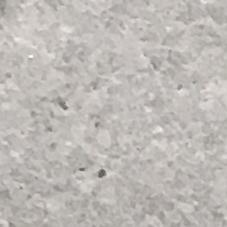
#> input picture dataset_muestra_original/Negative/00003.jpg, 227 x 227 px
$ python -i preprocessor.py   (imports and definitions only)
#> lines starting #> are read from the running program, lines starting #| are printed output that depends on the picture
#> further down, picture is the input picture: shape (227, 227, 3); mean B, G, R 182.1, 186.2, 190.1
"""
Módulo de Preprocesamiento de Imágenes de Concreto
Proyecto: Detección y Clasificación de Grietas en Superficies de Concreto
Estudiante: Domingo de Guzman Quispe Mamani
Curso: Visión Computacional - UNSAAC
"""

import cv2
import numpy as np


class ConcreteCrackPreprocessor:
    def __init__(self, target_size=(224, 224), clahe_clip=2.5, clahe_grid=(8, 8), blur_kernel=(3, 3)):
        """
        Inicializa los parámetros del pipeline de preprocesamiento.

        Args:
            target_size (tuple): Tamaño al que se redimensionará la imagen (W, H).
            clahe_clip (float): Límite de contraste para el algoritmo CLAHE.
            clahe_grid (tuple): Tamaño de la rejilla para la ecualización local adaptativa.
            blur_kernel (tuple): Tamaño del kernel Gaussiano para reducción de ruido.
        """
        self.target_size = target_size
        self.clahe_clip = clahe_clip
        self.clahe_grid = clahe_grid
        self.blur_kernel = blur_kernel
        self.clahe = cv2.createCLAHE(clipLimit=self.clahe_clip, tileGridSize=self.clahe_grid)
        self.morph_kernel = cv2.getStructuringElement(cv2.MORPH_RECT, (3, 3))

    def resize_bicubic(self, img_bgr):
        """Paso 1: Remuestreo con interpolación bicúbica para máxima conservación de textura."""
        return cv2.resize(img_bgr, self.target_size, interpolation=cv2.INTER_CUBIC)

    def to_grayscale(self, img_bgr):
        """Paso 2: Conversión a escala de grises (eliminación de redundancia cromática)."""
        return cv2.cvtColor(img_bgr, cv2.COLOR_BGR2GRAY)
#> returned value: shape (224, 224)

    def reduce_noise(self, img_gray, method="gaussian"):
        """
        Paso 3: Reducción de ruido de textura de alta frecuencia.
        Opciones: 'gaussian' o 'bilateral' (preserva bordes mientras suaviza textura).
        """
#> called with method = 'gaussian'
        if method == "bilateral":
            return cv2.bilateralFilter(img_gray, d=5, sigmaColor=50, sigmaSpace=50)
        else:
            return cv2.GaussianBlur(img_gray, self.blur_kernel, sigmaX=0)

    def enhance_contrast(self, img_gray):
        """
        Paso 4: Realce adaptativo de contraste local (CLAHE).
        Evita sobreamplificar el ruido mientras expande el rango dinámico de la fisura.
        """
        return self.clahe.apply(img_gray)
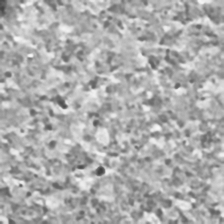
#> returned value: shape (224, 224); min 64, max 248, mean 172.6

    def morphological_refine(self, img_enhanced):
        """
        Paso 5: Operación morfológica para conectar micro-segmentos de la fisura.
        Un cierre morfológico (Dilatación seguida de Erosión) une fisuras interrumpidas.
        """
        # Cierre morfológico: A • B = (A ⊕ B) ⊖ B
        # En escala de grises, para destacar valles oscuros de fisuras se puede usar blackhat o cierre
        closed = cv2.morphologyEx(img_enhanced, cv2.MORPH_CLOSE, self.morph_kernel)
        return closed

    def normalize(self, img_processed):
        """Paso 6: Normalización numérica flotante [0.0, 1.0] para entrenamiento o extracción."""
        return (img_processed.astype(np.float32) / 255.0)

    def process(self, img_bgr, return_all_steps=False):
        """
        Ejecuta el pipeline completo sobre una imagen de entrada.
        """
        step1_resized = self.resize_bicubic(img_bgr)
        step2_gray = self.to_grayscale(step1_resized)
        step3_denoised = self.reduce_noise(step2_gray, method="gaussian")
        step4_enhanced = self.enhance_contrast(step3_denoised)
        step5_morph = self.morphological_refine(step4_enhanced)
        step6_normalized = self.normalize(step5_morph)

        if return_all_steps:
            return {
                "original": img_bgr,
                "resized": step1_resized,
                "gray": step2_gray,
                "denoised": step3_denoised,
                "clahe": step4_enhanced,
                "morph": step5_morph,
                "normalized": step6_normalized
            }

        return step5_morph

>>> import cv2
>>> picture = cv2.imread('dataset_muestra_original/Negative/00003.jpg')
>>> result = ConcreteCrackPreprocessor().process(picture)

$ run again, on dataset_muestra_original/Negative/00004.jpg
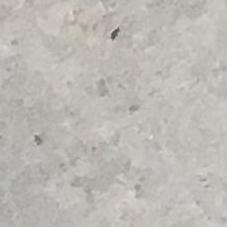
#> input picture dataset_muestra_original/Negative/00004.jpg, 227 x 227 px
#> picture is the input picture: shape (227, 227, 3); mean B, G, R 181, 185.9, 188.8
#> in enhance_contrast, `return self.clahe.apply(img_gray)`:
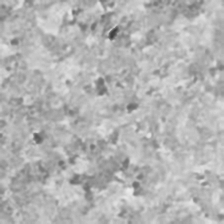
#> returned value: shape (224, 224); min 62, max 236, mean 179.3

$ run again, on dataset_muestra_original/Negative/00005.jpg
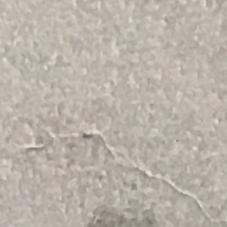
#> input picture dataset_muestra_original/Negative/00005.jpg, 227 x 227 px
#> picture is the input picture: shape (227, 227, 3); mean B, G, R 168.2, 178, 186.1
#> in enhance_contrast, `return self.clahe.apply(img_gray)`:
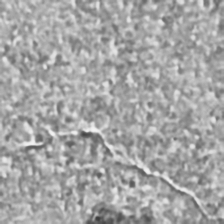
#> returned value: shape (224, 224); min 60, max 244, mean 165.9

$ run again, on dataset_muestra_original/Negative/00008.jpg
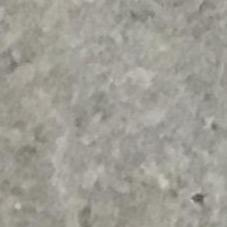
#> input picture dataset_muestra_original/Negative/00008.jpg, 227 x 227 px
#> picture is the input picture: shape (227, 227, 3); mean B, G, R 148.4, 157.1, 159.1
#> in enhance_contrast, `return self.clahe.apply(img_gray)`:
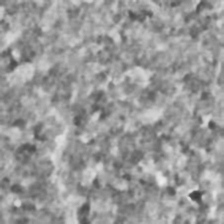
#> returned value: shape (224, 224); min 59, max 237, mean 152.6
